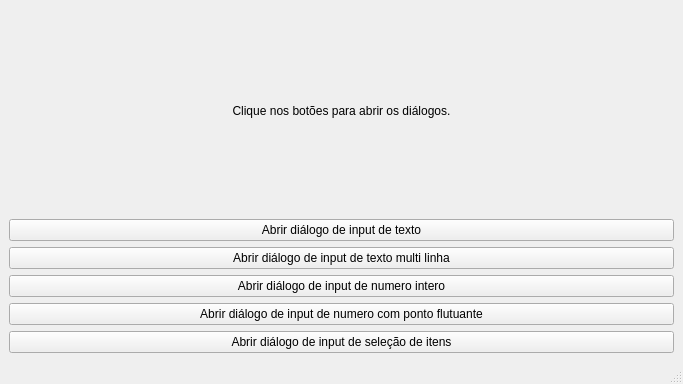
<?xml version="1.0" encoding="UTF-8"?>
<ui version="4.0">
 <class>MainWindow</class>
 <widget class="QMainWindow" name="MainWindow">
  <property name="geometry">
   <rect>
    <x>0</x>
    <y>0</y>
    <width>683</width>
    <height>384</height>
   </rect>
  </property>
  <property name="minimumSize">
   <size>
    <width>683</width>
    <height>384</height>
   </size>
  </property>
  <property name="maximumSize">
   <size>
    <width>683</width>
    <height>384</height>
   </size>
  </property>
  <property name="windowTitle">
   <string>PySide2 QInputDialog().</string>
  </property>
  <property name="windowIcon">
   <iconset>
    <normaloff>../../../../images/icons/icon.png</normaloff>../../../../images/icons/icon.png</iconset>
  </property>
  <widget class="QWidget" name="centralwidget">
   <layout class="QVBoxLayout" name="verticalLayout">
    <item>
     <widget class="QLabel" name="label">
      <property name="autoFillBackground">
       <bool>true</bool>
      </property>
      <property name="text">
       <string>Clique nos botões para abrir os diálogos.</string>
      </property>
      <property name="alignment">
       <set>Qt::AlignCenter</set>
      </property>
     </widget>
    </item>
    <item>
     <widget class="QPushButton" name="btn_input_text">
      <property name="text">
       <string>Abrir diálogo de input de texto</string>
      </property>
     </widget>
    </item>
    <item>
     <widget class="QPushButton" name="btn_input_mult_line">
      <property name="text">
       <string>Abrir diálogo de input de texto multi linha</string>
      </property>
     </widget>
    </item>
    <item>
     <widget class="QPushButton" name="btn_input_int">
      <property name="text">
       <string>Abrir diálogo de input de numero intero</string>
      </property>
     </widget>
    </item>
    <item>
     <widget class="QPushButton" name="btn_input_float">
      <property name="text">
       <string>Abrir diálogo de input de numero com ponto flutuante</string>
      </property>
     </widget>
    </item>
    <item>
     <widget class="QPushButton" name="btn_input_choice">
      <property name="text">
       <string>Abrir diálogo de input de seleção de itens</string>
      </property>
     </widget>
    </item>
   </layout>
  </widget>
  <widget class="QMenuBar" name="menubar">
   <property name="geometry">
    <rect>
     <x>0</x>
     <y>0</y>
     <width>683</width>
     <height>22</height>
    </rect>
   </property>
  </widget>
  <widget class="QStatusBar" name="statusbar"/>
 </widget>
 <resources/>
 <connections/>
</ui>
